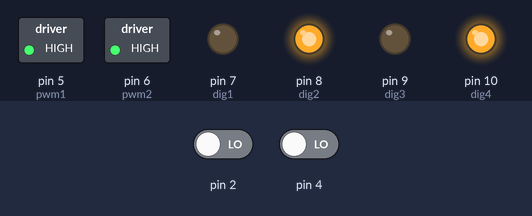
A sketch run on a simulated Arduino Uno, built with avr-gcc and run on an emulated ATmega328P. On the bench: switched loads named in the sketch (green lamp = pin HIGH), output pins drawn as LEDs (lit = HIGH). The inputs (shaded band) are chosen by the test bench; at power-on: pin 2 LOW, pin 4 LOW. What the sketch prints to the serial monitor is not drawn.

Above: at 0.1 s.
Timing chart, 0 to 1.6 s (numbered marks = the images above):
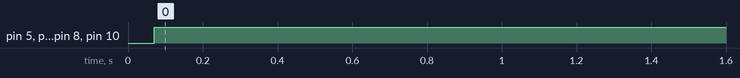

The sketch:

Robo_Code.ino
```cpp
int ch1, ch3, ch2, pwm1, dig1, dig2, dig3, dig4, pwm2, fadeAmount, auton;
int brightness1 = 255;
int brightness2 = 255;
int val = 0;
int flag;


void setup() {
  pwm1 = 5;
  pwm2 = 6;
  dig1 = 7;
  dig2 = 8;
  dig3 = 9;                    // directional control of motor B
  dig4 = 10;
  Serial.begin(9600);
  pinMode(2, INPUT);
  pinMode(4, INPUT);

  pinMode(pwm1, OUTPUT);
  pinMode(dig1, OUTPUT);
  pinMode(pwm2, OUTPUT);
  pinMode(dig2, OUTPUT);
  pinMode(dig3, OUTPUT);
  pinMode(dig4, OUTPUT);
  auton = 0;
  val = 0;
}

void loop() {
  ch1 = pulseIn(2, HIGH, 25000);
  delay(10);
  ch3 = pulseIn(4  , HIGH, 25000);
  delay(10);
   Serial.print(ch1);
   Serial.print(",");
  Serial.println(ch3);


  if (ch3 > 1400)                                  //left
  {
      analogWrite(pwm1, 255);
    digitalWrite(dig1, HIGH);
      digitalWrite(dig2, LOW);
    analogWrite(pwm2, 255);
     digitalWrite(dig3, HIGH);
      digitalWrite(dig4, LOW);

    flag = 1;
  }
  if (ch3 < 1300) {                               //right
    analogWrite(pwm1, 255);
    digitalWrite(dig1, LOW);
      digitalWrite(dig2, HIGH);
    analogWrite(pwm2, 255);
     digitalWrite(dig3, LOW);
      digitalWrite(dig4, HIGH);

    flag = 1;
  }
  else {
    flag = 0;
  }
  if ((ch3 >= 1200) && (ch3 <= 1400 )) {           //Stop
    analogWrite(pwm1, 255);
    digitalWrite(dig1, HIGH);
     digitalWrite(dig2, HIGH);
    analogWrite(pwm2, 255);
     digitalWrite(dig3, HIGH);
      digitalWrite(dig4, HIGH);


  }

  if (ch1 < 1300 && flag == 0) {                            //back
    analogWrite(pwm1, 255);
    digitalWrite(dig1, LOW);
      digitalWrite(dig2, HIGH);
    analogWrite(pwm2, 255);
     digitalWrite(dig3, HIGH);
      digitalWrite(dig4, LOW);

  }
  if (ch1 > 1800 && flag == 0) {                   //forward
    analogWrite(pwm1, 255);
    digitalWrite(dig1, HIGH);
    digitalWrite(dig2, LOW);
    analogWrite(pwm2,  255);
    digitalWrite(dig3, LOW);
    digitalWrite(dig4, HIGH);

  }


}
```

Measured:
- by itself, pin 5 (pwm1), pin 6 (pwm2), pin 8 (dig2), pin 10 (dig4): LOW → HIGH at 0.07 s
